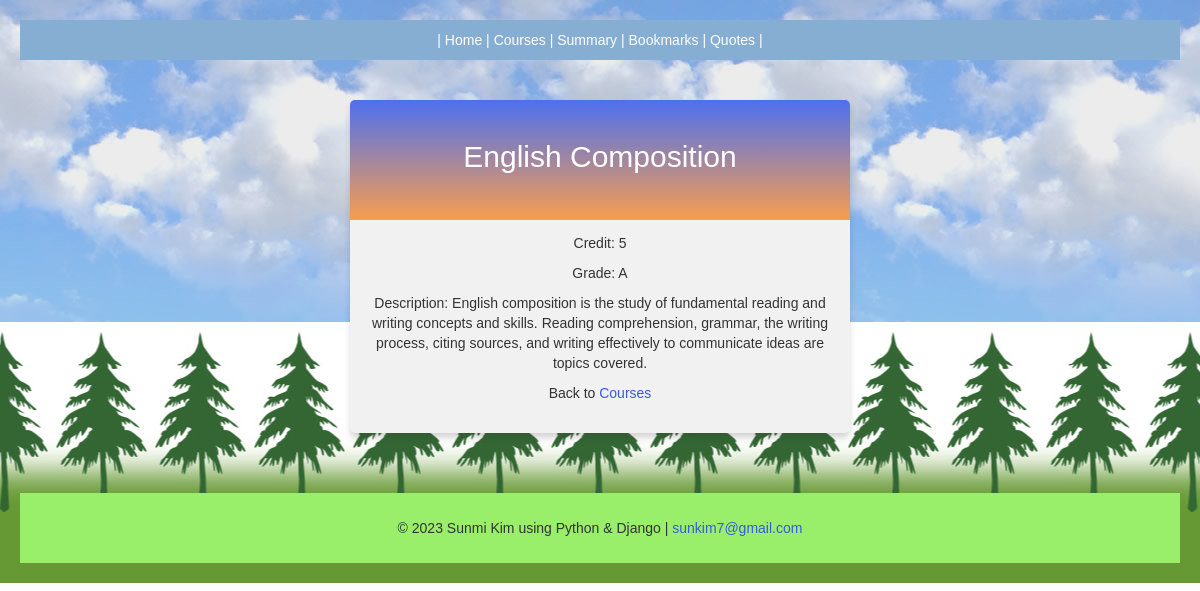
Screenshot of /courses/details/2 with the database file from the repository.
### courses/models.py (models this page shows, shortened)
class Course(models.Model):
    title = models.CharField(max_length=255)
    credit = models.IntegerField()
    grade = models.CharField(max_length=20)
    description = models.CharField(max_length=255, null=True)

### courses/views.py (the view)
# urls.py: path('courses/details/<int:id>', views.details, name='details'),
def details(request, id):
    mycourse = Course.objects.get(id=id)
    template = loader.get_template('details.html')
    context = {
        'mycourse': mycourse,
    }
    return HttpResponse(template.render(context, request))

### courses/templates/details.html (shortened to what this page needs)
{% extends "master.html" %}
{% block content %}
  <div class="mycard">
    <h2>{{ mycourse.title }}</h2>
    <p>Credit: {{ mycourse.credit }}</p>
    <p>Grade: {{ mycourse.grade }}</p>
    <p>Description: {{ mycourse.description }}</p>
    <p>Back to <a href="/courses">Courses</a></p>
  </div>
{% endblock %}

### mystaticfiles/mystyles.css (style rules this page uses)
body { font-family: "verdana", "Arial", "Helvetica"; margin: 20px; background-image: url(images2/tree.jpg), url(images2/sky_bg.jpg); background-repeat: repeat-x, repeat-x; background-position: center bottom, center top; }
.mycard { background-color: #f1f1f1; background-image: linear-gradient(to bottom, #4D70EF, #f79d4f); background-size: 100% 120px; background-repeat: no-repeat; margin: 40px auto; width: 500px; border-radius: 5px; box-shadow: 0 5px 7px -1px rgba(51, 51, 51, 0.23); padding: 20px; }
.mycard h2 { text-align: center; color: #ffffff; margin:20px 0 60px 0; }
a:link, a:visited { color: #375BDC; }
h1, h3, p { text-align: center; }

### rows the page displays
Course: title "English Composition", credit "5", grade "A", description "English composition is the study of fundamental reading and writing concepts and skills. Reading comprehension, grammar, the writing process, citing sources, and writing effectively to communicate ideas are topics covered."
